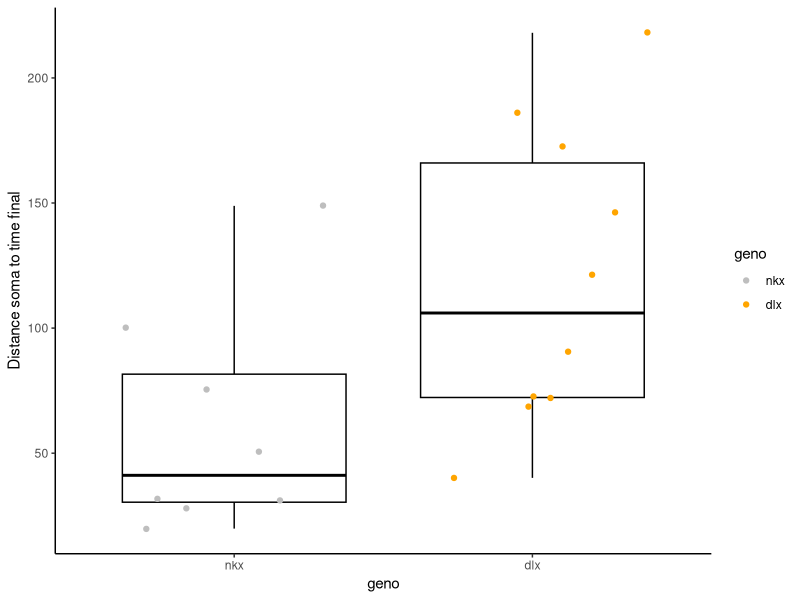
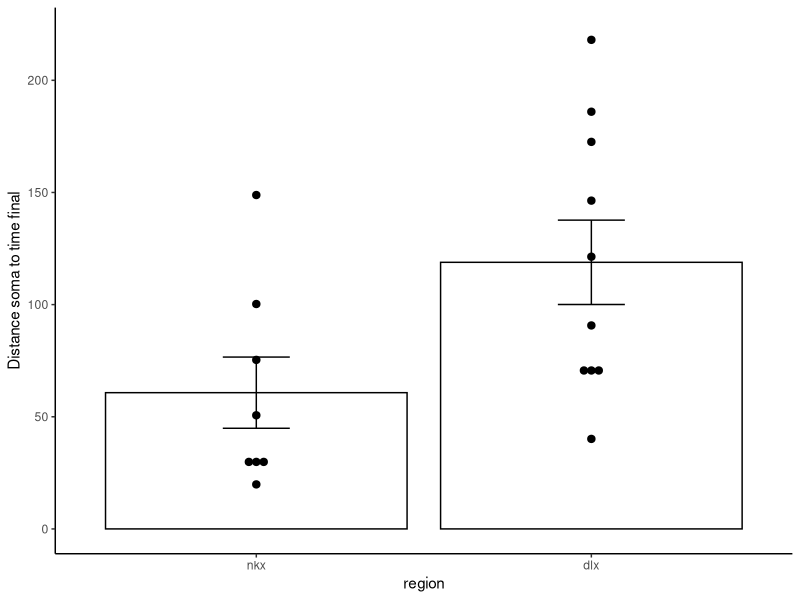

These figures' R source, in order:

library(plyr)
library(ggplot2)
library (plotrix) #use for std.error

C1 <-read.csv("2016-03-28-trackcomplie.csv", header = TRUE, sep = ",")
C1$geno <- factor(C1$geno, levels = c("nkx", "dlx"))
C2<-ddply(C1, .(cell_no, region, geno), summarize, maxTime = max(T.min))
C3 <- merge(C2, C1)
C4 <- subset (C3, T.min == 0 | T.min == maxTime)
C5 <- subset (C3, T.min == maxTime)

C6a <-subset(C5, region == "soma")
C6b <-subset(C5, region == "N-tip")

tsub<- C6b[, c(1, 5, 6)]
colnames(tsub) <- c("cell_no", "Xtip", "Ytip")
C7 <- merge(C6a, tsub)

C8 <- ddply(C7, .(cell_no, geno), summarise, d_ston_X = sqrt((X.micron - Xtip)^2 + (Y.micron-Ytip)^2))
C9 <- ddply(C8, .(geno), summarise, md = mean (d_ston_X), sem = std.error(d_ston_X))
#statistic test
disttest<- t.test(d_ston_X ~ geno, data=C8)

#values for quantile
q1 <- ddply(C8, .(geno), summarise, q25 = quantile (d_ston_X, 0.25), q50 = quantile (d_ston_X, 0.5),
            q75 = quantile (d_ston_X, 0.75))


#Figure 4d - boxplot graph
gp1 <- ggplot(C8, aes(y= d_ston_X, x = geno)) +
  geom_boxplot(outlier.shape = NA, colour = "black") + 
  geom_jitter(aes(colour = geno))+
  ylab("Distance soma to time final")+
  scale_fill_manual(values=c("gray","orange"))+
  scale_colour_manual(values=c("gray","orange"))+
  theme_classic() 

#figure 4d dotplot
gp2<- ggplot(C8, aes(y= d_ston_X, x = geno)) +
  stat_summary_bin(aes(y = d_ston_X), fun.y = "mean", geom = "bar", color = "black", fill = "white")+
  stat_summary(fun.data = mean_se, geom = "errorbar", width = 0.2, color = "black")+
  #geom_jitter(aes(colour = geno))+
  geom_dotplot(binaxis="y",stackdir="center",dotsize=0.5)+
  scale_fill_manual(values=c("dark gray","orange"))+
  scale_colour_manual(values=c("dark gray","orange"))+
  theme_classic () +
  labs (x = 'region', y = "Distance soma to time final")


